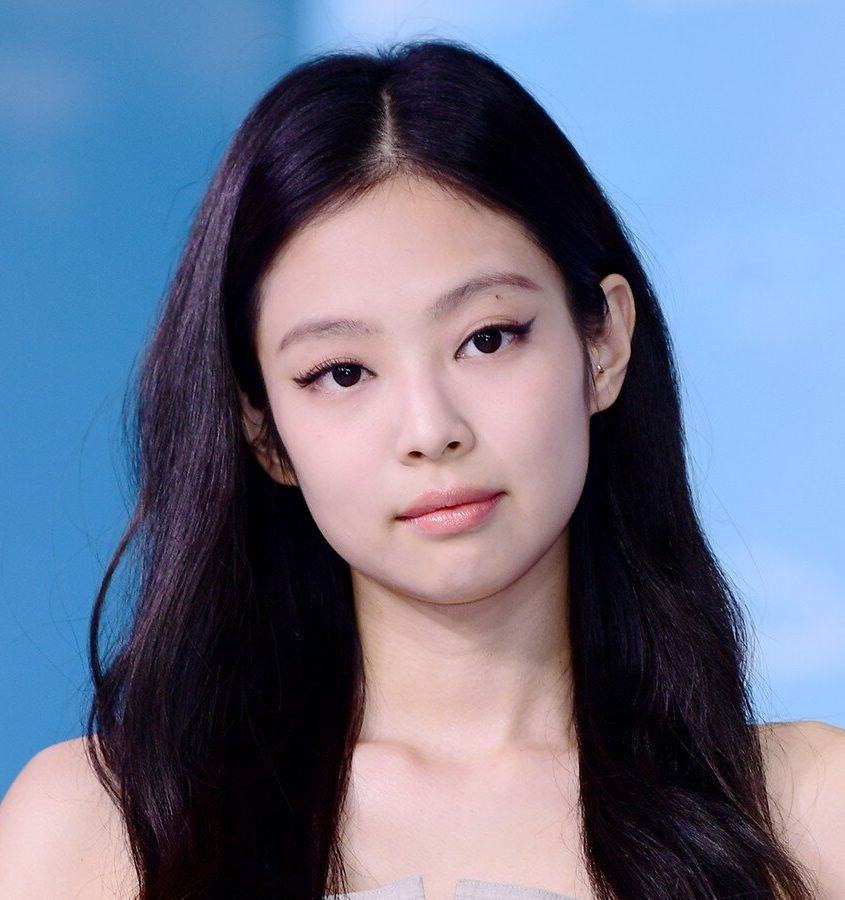
#> input picture train_file/face_samples/Jennie (15).jpeg, 845 x 900 px; its folder holds only this picture in this run
$ python crop_face.py
#> lines starting #> are read from the running program, lines starting #| are printed output that depends on the picture
 # Crop face
import os
import cv2
import time

input_path = "train_file/face_samples/"
casc_file = cv2.data.haarcascades+"haarcascade_frontalface_default.xml"
img_pixel = (64, 64)

def crop_face(image, bBox, file_name):
    [x, y, w, h] = bBox
    face = image[y:y+h, x:x+w]
    save_crop_image(image=face, file_name=file_name, size=img_pixel)

def save_crop_image(image, file_name, size):
    image = cv2.resize(image, size, interpolation=cv2.INTER_AREA)
    if "crop_face" not in os.listdir('./train_file'):
        os.mkdir("crop_face")
    cv2.imwrite("train_file/crop_face/"+file_name, image)

if __name__ == "__main__":
    frontal_face = cv2.CascadeClassifier(casc_file)
    input_file = os.listdir("./"+input_path)
    print("Starting to detect faces and save the cropped images...")
    starting_time = time.time()
    for file_name in input_file:
        color_image = cv2.imread(input_path+file_name)
#> color_image is the input picture: shape (900, 845, 3); mean B, G, R 140, 115.6, 107.3
        gray_image = cv2.cvtColor(color_image, cv2.COLOR_BGR2GRAY)
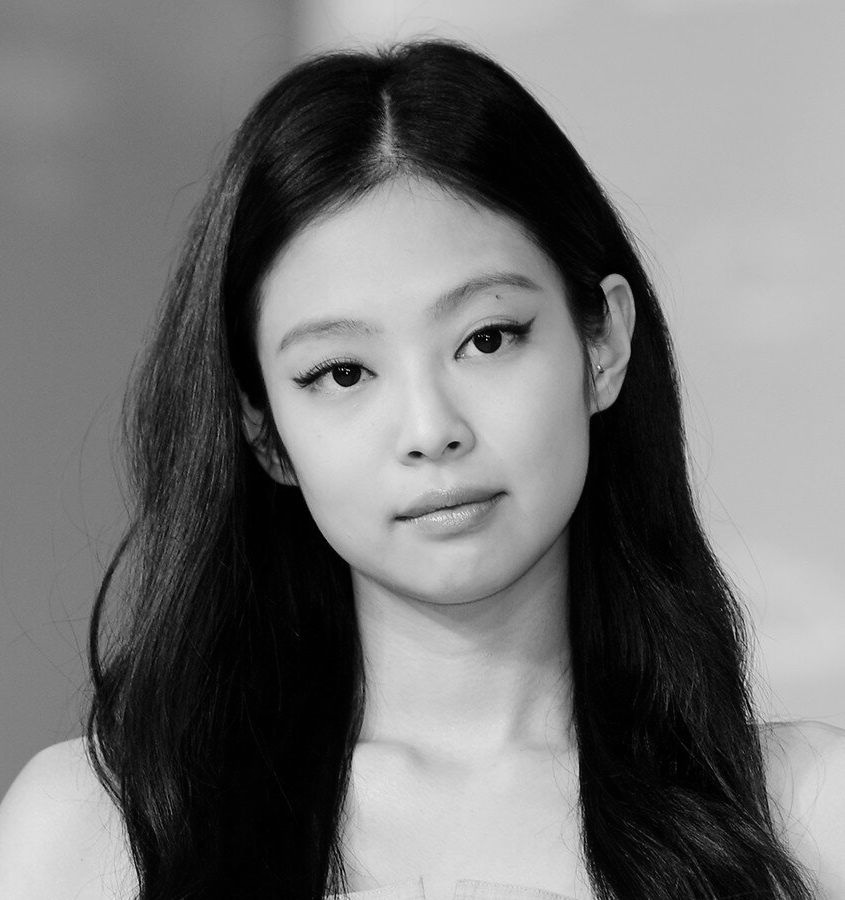
#> gray_image: shape (900, 845); min 0, max 252, mean 115.9
        bBoxes = frontal_face.detectMultiScale(image=gray_image, scaleFactor=1.3, minNeighbors=5, minSize=(30,30))
#> bBoxes = [[217, 196, 406, 406]]
        for idx, bBox in enumerate(bBoxes):
            crop_face(image=gray_image, bBox=bBox, file_name="{}_{}".format(idx, file_name))
#> in crop_face, `[x, y, w, h] = bBox`: x = 217; y = 196; w = 406
#> in crop_face, `face = image[y:y+h, x:x+w]`:
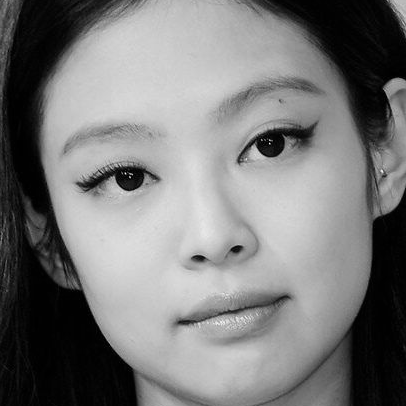
#> face: shape (406, 406); min 0, max 252, mean 121.6
#> in save_crop_image, `image = cv2.resize(image, size, interpolation=cv2.INTER_AREA)`:
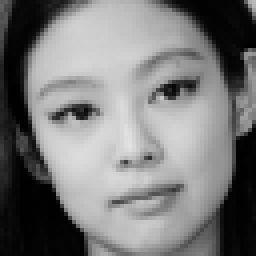
#> image: shape (64, 64) (shown 4 times larger); min 0, max 227, mean 121.6
    print("Finished {} images in {:.2f} Seconds." .format(len(input_file) , (time.time() - starting_time)))

$ run again, on train_file/face_samples/Jennie (29).jpeg
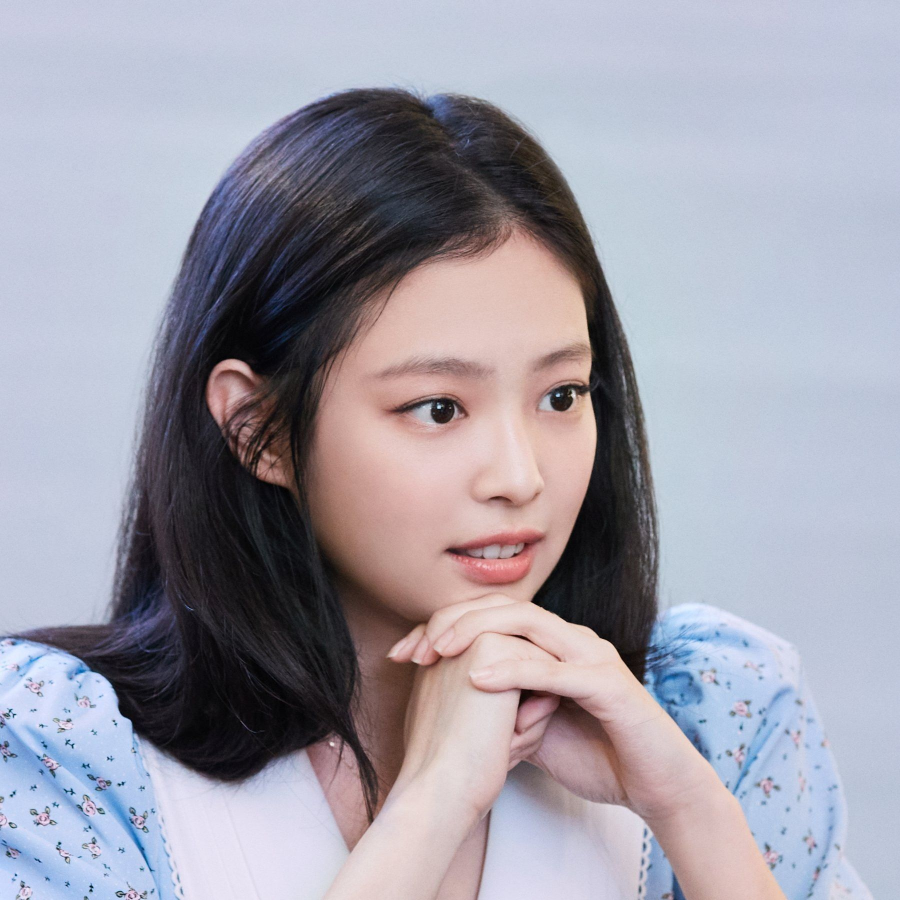
#> input picture train_file/face_samples/Jennie (29).jpeg, 1800 x 1800 px (shown at 1/2 size)
#> color_image is the input picture: shape (1800, 1800, 3); mean B, G, R 169, 157.2, 159.5
#> `gray_image = cv2.cvtColor(color_image, cv2.COLOR_BGR2GRAY)`:
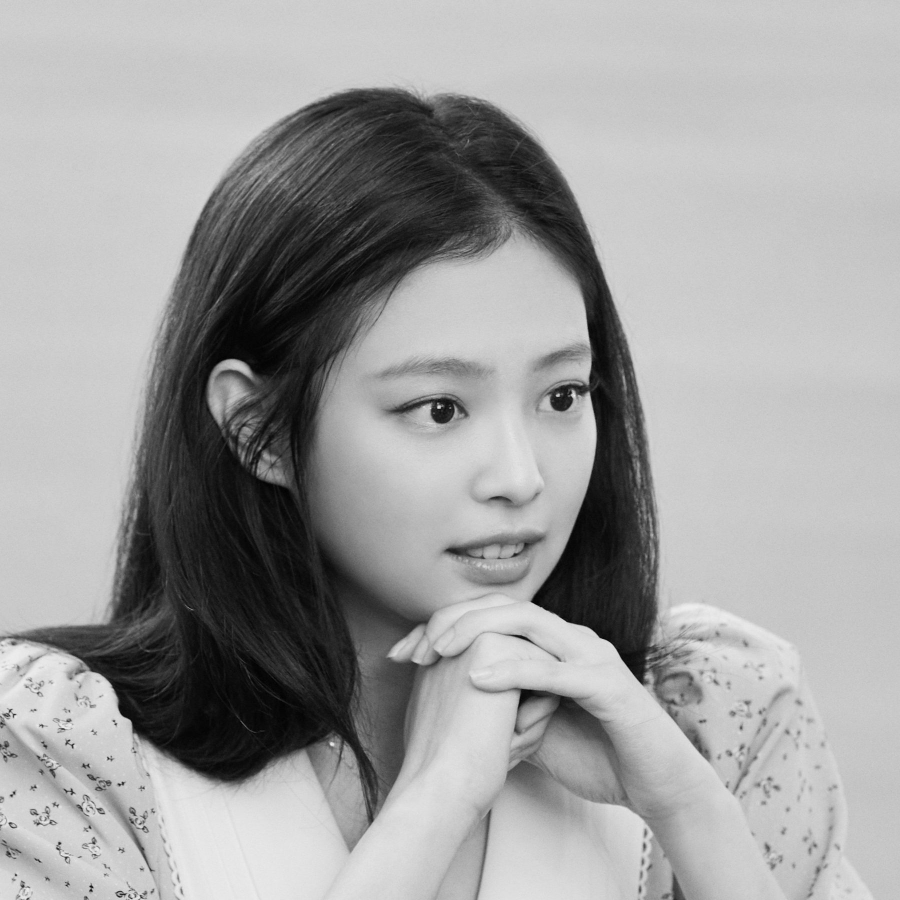
#> gray_image: shape (1800, 1800) (shown at 1/2 size); min 0, max 241, mean 159.3
#> bBoxes = [[656, 560, 650, 650]]
#> x = 656; y = 560; w = 650
#> in save_crop_image, `image = cv2.resize(image, size, interpolation=cv2.INTER_AREA)`:
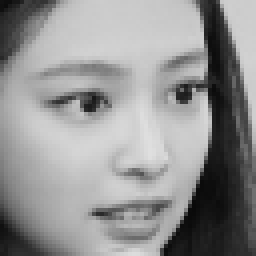
#> image: shape (64, 64) (shown 4 times larger); min 9, max 223, mean 146.6

$ run again, on train_file/face_samples/Jennie (30).jpeg
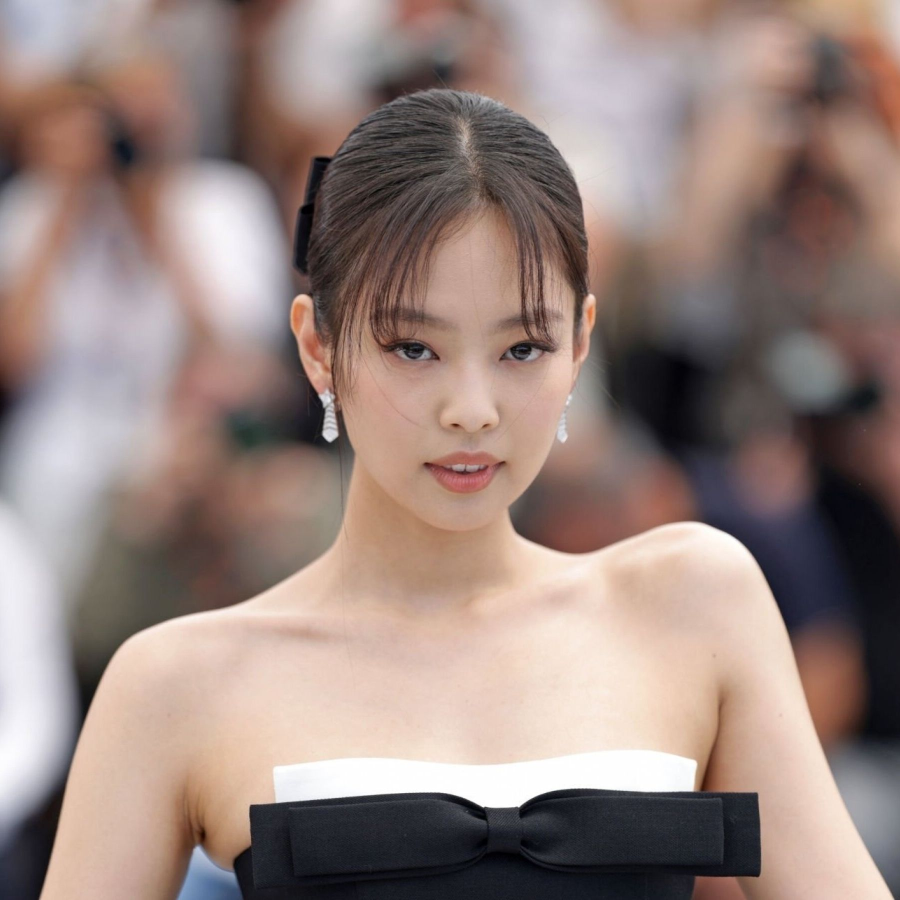
#> input picture train_file/face_samples/Jennie (30).jpeg, 1800 x 1800 px (shown at 1/2 size)
#> color_image is the input picture: shape (1800, 1800, 3); mean B, G, R 126, 131.9, 151.3
#> `gray_image = cv2.cvtColor(color_image, cv2.COLOR_BGR2GRAY)`:
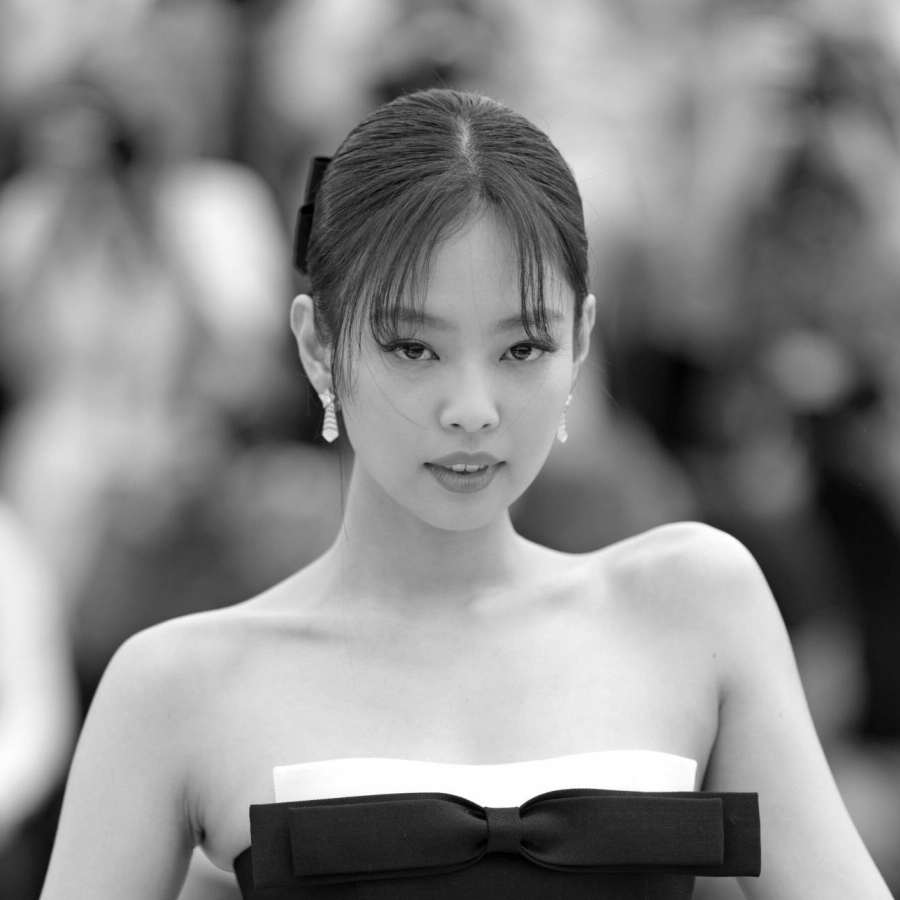
#> gray_image: shape (1800, 1800) (shown at 1/2 size); min 0, max 255, mean 137.1
#> bBoxes = [[621, 461, 605, 605]]
#> x = 621; y = 461; w = 605
#> in save_crop_image, `image = cv2.resize(image, size, interpolation=cv2.INTER_AREA)`:
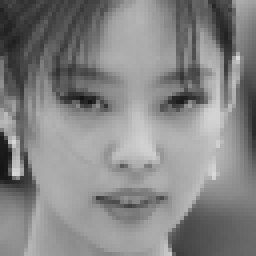
#> image: shape (64, 64) (shown 4 times larger); min 20, max 217, mean 132.4

$ run again, on train_file/face_samples/Jennie (34).jpeg
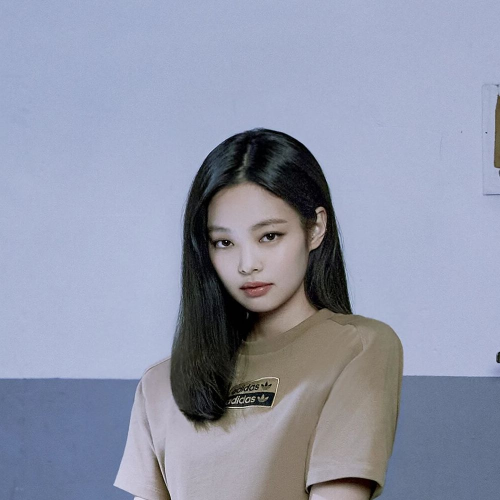
#> input picture train_file/face_samples/Jennie (34).jpeg, 1000 x 1000 px (shown at 1/2 size)
#> color_image is the input picture: shape (1000, 1000, 3); mean B, G, R 170.4, 150.3, 144.5
#> `gray_image = cv2.cvtColor(color_image, cv2.COLOR_BGR2GRAY)`:
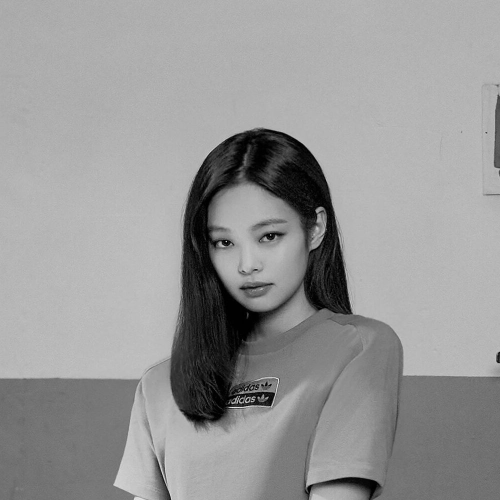
#> gray_image: shape (1000, 1000) (shown at 1/2 size); min 0, max 254, mean 151
#> bBoxes = [[381, 388, 235, 235]]
#> x = 381; y = 388; w = 235
#> in save_crop_image, `image = cv2.resize(image, size, interpolation=cv2.INTER_AREA)`:
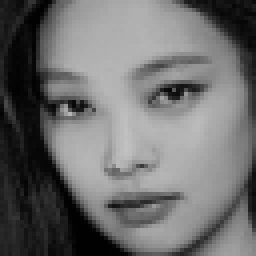
#> image: shape (64, 64) (shown 4 times larger); min 0, max 193, mean 109.2

$ run again, on train_file/face_samples/Jennie (17).jpeg
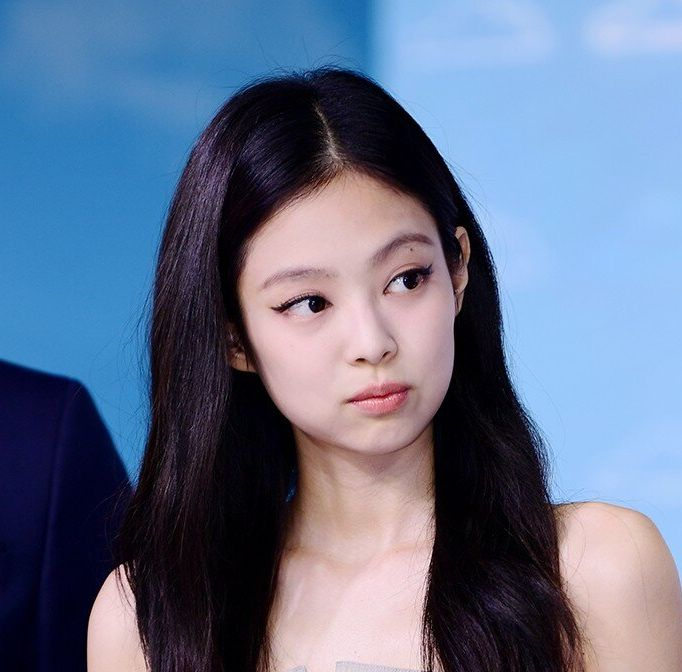
#> input picture train_file/face_samples/Jennie (17).jpeg, 682 x 672 px
#> color_image is the input picture: shape (672, 682, 3); mean B, G, R 140.6, 113.5, 99.7
#> `gray_image = cv2.cvtColor(color_image, cv2.COLOR_BGR2GRAY)`:
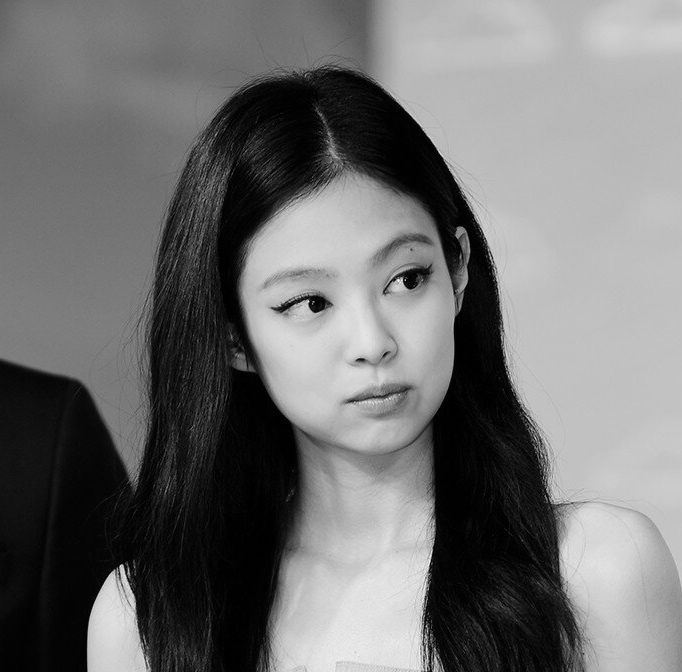
#> gray_image: shape (672, 682); min 0, max 253, mean 112.5
#> bBoxes = [[213, 182, 282, 282]]
#> x = 213; y = 182; w = 282
#> in save_crop_image, `image = cv2.resize(image, size, interpolation=cv2.INTER_AREA)`:
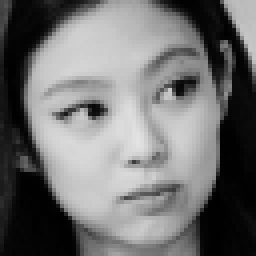
#> image: shape (64, 64) (shown 4 times larger); min 0, max 228, mean 113.2
